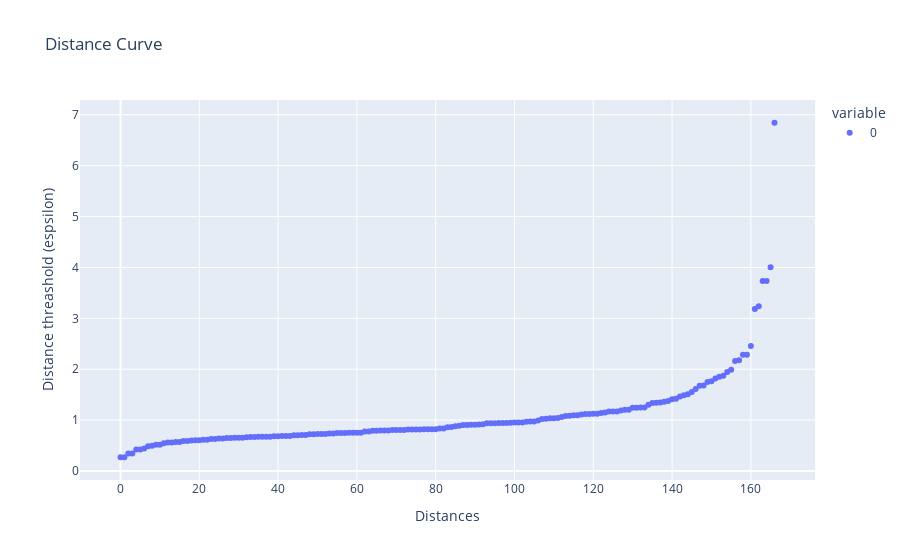

Here is the notebook cell this chart was saved with:
### Markdown cell above
# Dbscan

### Code cell
# determine the best value for eps , using the approach in 
# https://towardsdatascience.com/machine-learning-clustering-dbscan-determine-the-optimal-value-for-epsilon-eps-python-example-3100091cfbc

#DMDBSCAN - Dynamic Method for DBSCAN to determine epsilon
neigh = NearestNeighbors(n_neighbors=16)
nbrs = neigh.fit(X_std)
distances, indices = nbrs.kneighbors(X_std)

# next, we sort and plot the results
distances = np.sort(distances, axis=0)
distances = distances[:,1]
fig = px.scatter(
    distances, 
    title='Distance Curve')
fig.update_xaxes(title_text='Distances')
fig.update_yaxes(title_text='Distance threashold (espsilon)')
fig.show()

### Figure 1 — Plotly figure (JSON) as saved in the notebook; plotly's stock layout.template omitted (floating-point values rounded to 4 significant figures; data arrays with more than 128 entries replaced by an {"elided": "..."} marker saying what was removed)
{"data": [{"hovertemplate": "variable=0<br>index=%{x}<br>value=%{y}<extra></extra>", "legendgroup": "0", "marker": {"color": "#636efa", "symbol": "circle"}, "mode": "markers", "name": "0", "orientation": "v", "showlegend": true, "type": "scatter", "x": {"elided": "167 int values"}, "xaxis": "x", "y": {"elided": "167 float values"}, "yaxis": "y"}], "layout": {"legend": {"title": {"text": "variable"}, "tracegroupgap": 0}, "title": {"text": "Distance Curve"}, "xaxis": {"anchor": "y", "domain": [0, 1], "title": {"text": "Distances"}}, "yaxis": {"anchor": "x", "domain": [0, 1], "title": {"text": "Distance threashold (espsilon)"}}}}
